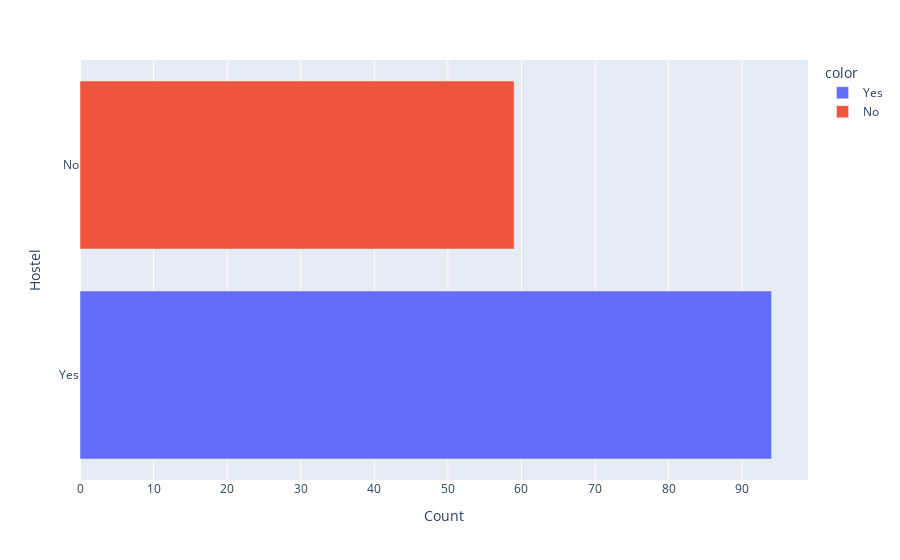

Here is the notebook cell this chart was saved with:
### Code cell
px.bar(df['Hostel Ki Rehaish Ke waqt kiya aapney ek se zyada hostels dekhe the ?'].value_counts(), labels={'value':'Count', 'index':'Hostel'}, color=df['Hostel Ki Rehaish Ke waqt kiya aapney ek se zyada hostels dekhe the ?'].value_counts().index, orientation='h')

### Figure 1 — Plotly figure (JSON) as saved in the notebook; plotly's stock layout.template omitted (floating-point values rounded to 4 significant figures)
{"data": [{"alignmentgroup": "True", "hovertemplate": "color=Yes<br>Count=%{x}<br>Hostel=%{y}<extra></extra>", "legendgroup": "Yes", "marker": {"color": "#636efa", "pattern": {"shape": ""}}, "name": "Yes", "offsetgroup": "Yes", "orientation": "h", "showlegend": true, "textposition": "auto", "type": "bar", "x": [94], "xaxis": "x", "y": ["Yes"], "yaxis": "y"}, {"alignmentgroup": "True", "hovertemplate": "color=No<br>Count=%{x}<br>Hostel=%{y}<extra></extra>", "legendgroup": "No", "marker": {"color": "#EF553B", "pattern": {"shape": ""}}, "name": "No", "offsetgroup": "No", "orientation": "h", "showlegend": true, "textposition": "auto", "type": "bar", "x": [59], "xaxis": "x", "y": ["No"], "yaxis": "y"}], "layout": {"barmode": "relative", "legend": {"title": {"text": "color"}, "tracegroupgap": 0}, "margin": {"t": 60}, "xaxis": {"anchor": "y", "domain": [0, 1], "title": {"text": "Count"}}, "yaxis": {"anchor": "x", "domain": [0, 1], "title": {"text": "Hostel"}}}}
